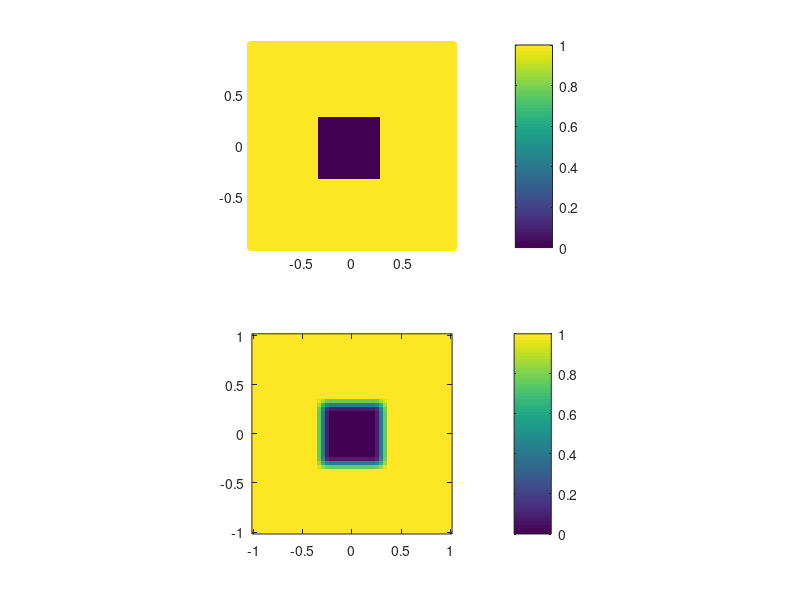

Reproduce this figure in MATLAB.
function main
clear
% close all

radial_search = 0;


xmin = -1;
xmax = 1;
ymin = -1;
ymax = 1;
L    = (xmax - xmin);
H    = (ymax - ymin);
Nx   = 52;
Ny   = 52;
dx   =  L / (Nx-1);
dy   =  H / (Ny-1);
xg   = xmin:dx:xmax;
xe   = xmin-dx/2:dx:xmax+dx/2;
yg   = ymin:dy:ymax;
ye   = ymin-dy/2:dy:ymax+dy/2;

Nxm_cell  = 4;
Nym_cell  = 4;
dxm       = dx/Nxm_cell;
xm        = xmin+dxm/2:dxm:xmax-dxm/2;
dym       = dy/Nym_cell;
ym        = ymin+dym/2:dym:ymax-dym/2;
[xm2, ym2]=meshgrid(xm,ym);
xm        = xm2(:);
ym        = ym2(:);
Np        = length(xm);

% sinus pertubartion
n         = 5;
Tm        = sin(-n*2*pi.*(xm+dx/3)/L).*sin(-n*2*pi.*(ym+dy/3)/L);

% square
Tm        = ones(size(xm));
Tm( xm> -0.3 & xm<0.3 & ym>-0.3 & ym <0.3 ) = 0;

iCm       = zeros(size(Tm));
Tg        = zeros(Nx,Ny);
Wg        = zeros(Nx,Ny);
sig       = sqrt(dx^2+dy^2)*1;
p         = 0.1;

rc        = 1.0*sig;

for k=1:Np
    
    if radial_search == 1
        
        for i=1:Nx
            for j=1:Ny
                
                r = sqrt((xg(i)-xm(k))^2 +  (yg(j)-ym(k))^2);
                if r < rc
                    w = RBF_Weight_2D(xm(k),xg(i),ym(k),yg(j),sig,p);
                    Tg(i,j) = Tg(i,j) + w*Tm(k);
                    Wg(i,j) = Wg(i,j) + w;
                end
                
            end
        end
        
    else
        
        iC = fix((xm(k)-xe(1))/dx)+1; % corresponding cell
        jC = fix((ym(k)-ye(1))/dy)+1; % corresponding cell
                
        iW = iC-1;
        iE = iC+1;
        jS = jC-1;
        jN = jC+1;
        
        % W
        if  iW > 0
            i = iW; j= jC;
            w = RBF_Weight_2D(xm(k),xg(i),ym(k),yg(j),sig,p);
            Tg(i,j) = Tg(i,j) + w*Tm(k);
            Wg(i,j) = Wg(i,j) + w;
        end
        
        
        % SW
        if  iW > 0 && jS > 0
            i = iW; j= jS;
            w = RBF_Weight_2D(xm(k),xg(i),ym(k),yg(j),sig,p);
            Tg(i,j) = Tg(i,j) + w*Tm(k);
            Wg(i,j) = Wg(i,j) + w;
        end
        
        % S
        if  jS > 0
            i = iC; j= jS;
            w = RBF_Weight_2D(xm(k),xg(i),ym(k),yg(j),sig,p);
            Tg(i,j) = Tg(i,j) + w*Tm(k);
            Wg(i,j) = Wg(i,j) + w;
        end
        
        % SE
        if  iE < Nx+1 && jS > 0
            i = iE; j= jS;
            w = RBF_Weight_2D(xm(k),xg(i),ym(k),yg(j),sig,p);
            Tg(i,j) = Tg(i,j) + w*Tm(k);
            Wg(i,j) = Wg(i,j) + w;
        end
        
        i = iC; j= jC;
        w = RBF_Weight_2D(xm(k),xg(i),ym(k),yg(j),sig,p);
        Tg(i,j) = Tg(i,j) + w*Tm(k);
        Wg(i,j) = Wg(i,j) + w;
        
        % NW
        if  iW > 0 && jN < Ny+1
            i = iW; j= jN;
            w = RBF_Weight_2D(xm(k),xg(i),ym(k),yg(j),sig,p);
            Tg(i,j) = Tg(i,j) + w*Tm(k);
            Wg(i,j) = Wg(i,j) + w;
        end
        
        % N
        if  jN < Ny+1
            i = iC; j= jN;
            w = RBF_Weight_2D(xm(k),xg(i),ym(k),yg(j),sig,p);
            Tg(i,j) = Tg(i,j) + w*Tm(k);
            Wg(i,j) = Wg(i,j) + w;
        end
        
        % NE
        if  iE < Nx+1 && jN < Ny+1
            i = iE; j= jN;
            w = RBF_Weight_2D(xm(k),xg(i),ym(k),yg(j),sig,p);
            Tg(i,j) = Tg(i,j) + w*Tm(k);
            Wg(i,j) = Wg(i,j) + w;
        end
        
        % E
        if  iE < Nx+1 
            i = iE; j= jC;
            w = RBF_Weight_2D(xm(k),xg(i),ym(k),yg(j),sig,p);
            Tg(i,j) = Tg(i,j) + w*Tm(k);
            Wg(i,j) = Wg(i,j) + w;
        end
        
    end
end

Tg = Tg./Wg;

figure(1), clf
subplot(211)
scatter(xm, ym, 30, Tm, 'filled'), axis xy image, colorbar
subplot(212)
imagesc(xg, yg, Tg), axis xy image, colorbar


end

function w = RBF_Weight_2D(xm,xg,ym,yg,sig,p)

d = sqrt((xg-xm)^2 + (yg-ym)^2);
%     w = exp( -d/sig^2);
w = 1 / d^p;

end
